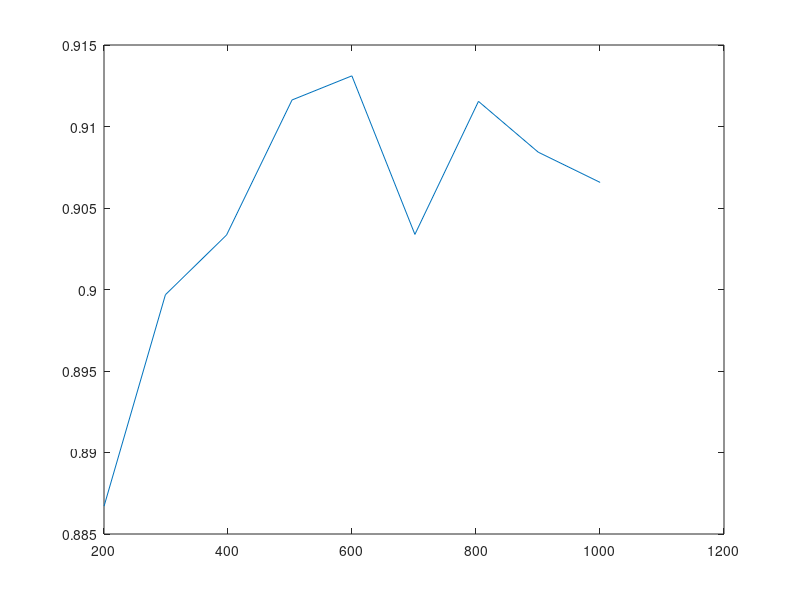

Source code (MATLAB):
R=10.3;
%%NF
Vo_nf=[45.4 55.5 64 72 78.6 85 91 96.3 101.5];
Vin_nf=[45.5 55.4 63.8 71.7 78.2 84.4 90 95.3 100.3];
Iin_nf=[4.96 6 6.9 7.7 8.4 9.2 9.8 10.4 11];
Po_nf=Vo_nf.^2/R;
Pin_nf=Vin_nf.*Iin_nf;
eff_nf=Po_nf./Pin_nf;

%%1RXFault
Vo_1rx=[45.4 55.5 64 72 78.6 85 91 95.8];
Vin_1rx=[49.5 60.16 69.2 77.7 84.6 92.8 98.2 103.1];
Iin_1rx=[4.65 5.7 6.5 7.23 7.85 8.5 9.1 9.64];





figure;
plot(Po_nf,eff_nf);
